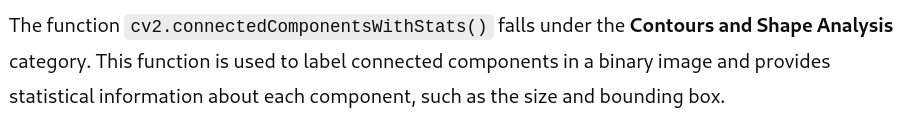
#> input picture text.png, 919 x 128 px
$ python test1.py
#> lines starting #> are read from the running program, lines starting #| are printed output that depends on the picture
import cv2
import numpy as np

def preprocess_img(image_path):
#> called with image_path = 'text.png'
    img = cv2.imread(image_path)
#> img is the input picture: shape (128, 919, 3); min 13, max 255, mean 236
    img = cv2.medianBlur(img,ksize=3)
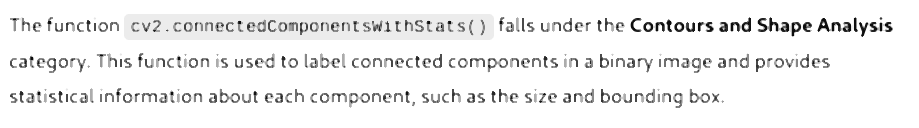
#> img: shape (128, 919, 3); min 13, max 255, mean 240.1
    gray_img = cv2.cvtColor(img,cv2.COLOR_BGR2GRAY)
    return gray_img

def count_blank_regions(img,threshold,blank_length):
#> called with threshold = 50, blank_length = 3
    height,width = img.shape
#> height = 128; width = 919
    word_count = 0
    consecutive_blank_cols = 0
    in_word = False

    for i in range(width):
        avg_pixel_value= np.mean (img[:,i])
#> this loop made 919 passes
#> avg_pixel_value on passes 1 to 3: 255, 255, 255

    if avg_pixel_value > threshold:
        if not in_word:
            word_count += 1
            in_word = True
        consecutive_blank_cols = 0
    else:
        consecutive_blank_cols += 1
        if consecutive_blank_cols >= blank_length:
            in_word = False

    return word_count

if __name__ == "__main__":
    img = preprocess_img('text.png')
    result = count_blank_regions(img,threshold=50,blank_length=3)
#> result = 1
    print("No. of words ",result)
#| No. of words  1

$ run again, with Untitled.png copied over text.png
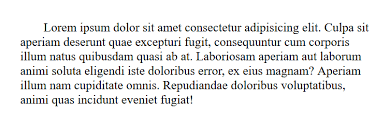
#> input picture Untitled.png, 390 x 129 px
#> in preprocess_img, img is the input picture: shape (129, 390, 3); mean B, G, R 236.9, 236.9, 236.8
#> in preprocess_img, `img = cv2.medianBlur(img,ksize=3)`:
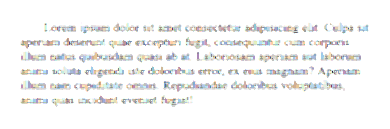
#> img: shape (129, 390, 3); mean B, G, R 244.8, 245, 245
#> in preprocess_img, `gray_img = cv2.cvtColor(img,cv2.COLOR_BGR2GRAY)`:
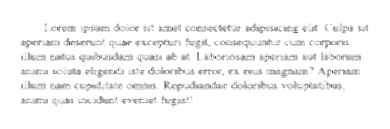
#> gray_img: shape (129, 390); min 23, max 255, mean 245
#> the loop in count_blank_regions, `for i in range(width):` made 390 passes
#> avg_pixel_value on passes 1 to 3: 255, 255, 255
#> result = 1
#| No. of words  1

$ run again, with image.png copied over text.png
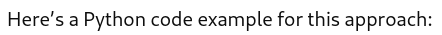
#> input picture image.png, 442 x 35 px
#> in preprocess_img, img is the input picture: shape (35, 442, 3); min 13, max 255, mean 232.2
#> in preprocess_img, `img = cv2.medianBlur(img,ksize=3)`:
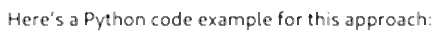
#> img: shape (35, 442, 3); min 13, max 255, mean 238
#> the loop in count_blank_regions, `for i in range(width):` made 442 passes
#> avg_pixel_value on passes 1 to 3: 255, 255, 255
#> result = 1
#| No. of words  1
